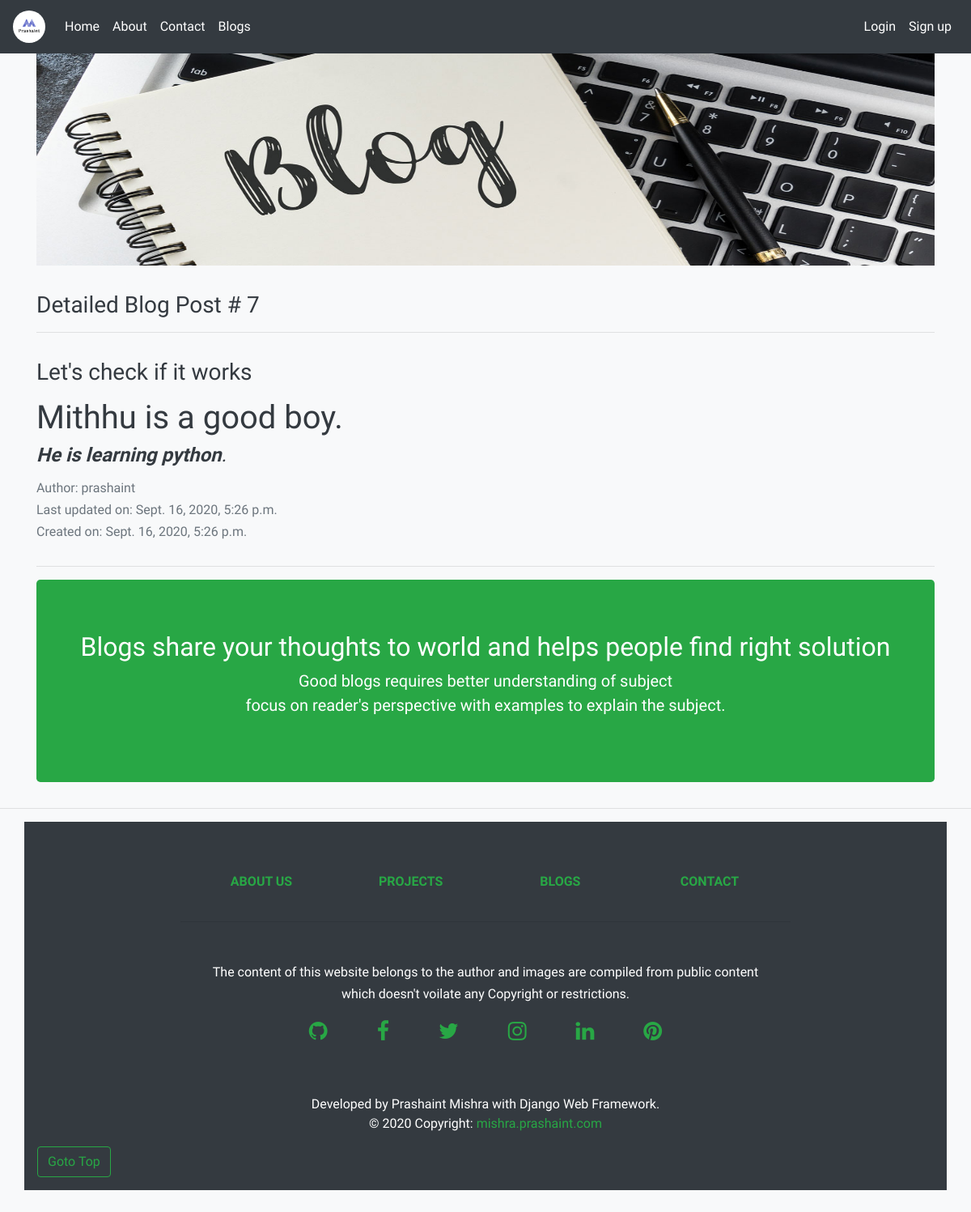
The page /blogs/7/ on the database its author committed.
### blogs/models.py (models this page shows, shortened)
class BlogPost(models.Model):
    title = models.CharField(max_length=200, unique=True)
    author = models.ForeignKey(User, on_delete=models.CASCADE, related_name='blog_author')
    updated_on = models.DateTimeField(auto_now=True)
    content = HTMLField()
    created_on = models.DateTimeField(auto_now_add=True)
    status = models.IntegerField(choices=STATUS, default=0)
    class Meta:
        ordering = ['-created_on']

### blogs/views.py (the view)
# urls.py: path('<int:blog_id>/', views.details, name='details'),
def details(request, blog_id):
	blog = get_object_or_404(BlogPost, pk=blog_id)
	return render(request, 'blogs/details.html', {'blog':blog})

### blogs/templates/blogs/details.html
{% extends 'blogs/base.html' %}
{% block content %}
{% load static %}
  <div class="container marketing">
  <h3>Detailed Blog Post # {{ blog.id }}</h3>
    <hr class="featurette-divider">
    <div class="row featurette">
      <div class="col-md-7">
        <p><h3>{{ blog.title }}</h3></p>
        <p class="lead">{{ blog.content | safe }}</p>
        <p class="lead">
          <h6><span class="text-muted">Author: {{ blog.author }}</span></h6>
          <h6><span class="text-muted">Last updated on: {{ blog.updated_on }}</span></h6>
          <h6><span class="text-muted">Created on: {{ blog.created_on }}</span></h6>
        </p>
      </div>
    </div>
    <hr class="featurette-divider">
  </div>
  <div class="container text-center">
    <div class="jumbotron bg-success text-white">
      <div class="container text-center">
        <h2 class="display-5">Blogs share your thoughts to world and helps people find right solution</h2>
        <p class="lead">Good blogs requires better understanding of subject<br>focus on reader's perspective with examples to explain the subject.  </p>
      </div>
    </div>
  </div>
  <hr class="featurette-divider">
{% endblock %}

### portfolio/static/custom.css (style rules this page uses)
body { background: #f0e9e9; background-color: blanchedalmond; font-family: 'Varela Round', sans-serif; }

### portfolio/static/carousel.css (style rules this page uses)
body { padding-top: 3rem; padding-bottom: 3rem; color: #f3dede; }
.featurette-divider { margin: rem 0; }

### rows shown on the page
BlogPost: id "7", title "Let's check if it works", content "Mithhu is a good boy. He is learning python .", author "prashaint", updated_on "Sept. 16, 2020, 5:26 p.m.", created_on "Sept. 16, 2020, 5:26 p.m."
